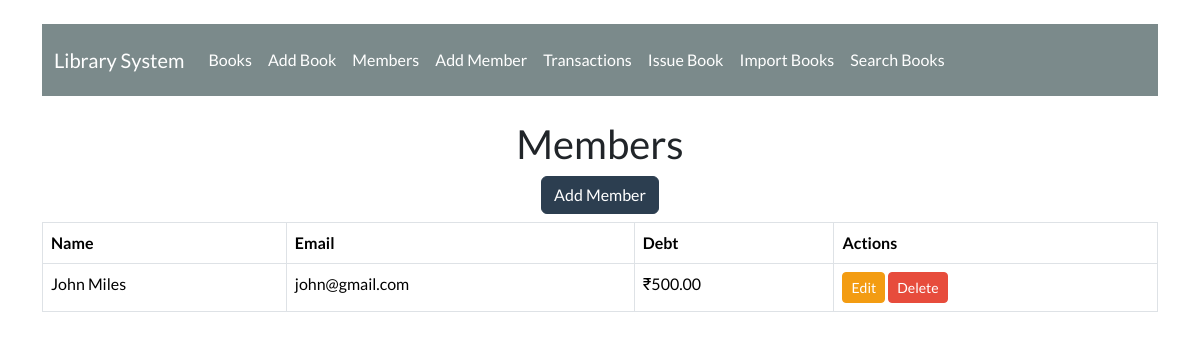
The page /members/ on the database its author committed.
### libraryapp/models.py (models this page shows, shortened)
class Member(models.Model):
    name = models.CharField(max_length=100)
    email = models.EmailField(unique=True)
    outstanding_debt = models.DecimalField(max_digits=7, decimal_places=2, default=0.00)

### libraryapp/views.py (the view)
# urls.py: path('members/', views.member_list, name='member_list'),
def member_list(request):
    members = Member.objects.all()
    return render(request, 'member_list.html', {'members': members})

### libraryapp/templates/member_list.html
{% extends 'main.html' %}
{% block content %}
<h2>Members</h2>
<a href="{% url 'member_add' %}" class="btn btn-primary mb-2">Add Member</a>
<table class="table table-bordered">
  <thead>
    <tr>
      <th>Name</th>
      <th>Email</th>
      <th>Debt</th>
      <th>Actions</th>
    </tr>
  </thead>
  <tbody>
    {% for member in members %}
    <tr>
      <td>{{ member.name }}</td>
      <td>{{ member.email }}</td>
      <td>₹{{ member.outstanding_debt }}</td>
      <td>
        <a href="{% url 'member_update' member.id %}" class="btn btn-sm btn-warning">Edit</a>
        <a href="{% url 'member_delete' member.id %}" class="btn btn-sm btn-danger">Delete</a>
      </td>
    </tr>
    {% endfor %}
  </tbody>
</table>
{% endblock %}

### rows shown on the page
Member: name "John Miles", email "john@gmail.com", outstanding_debt "500.00"
